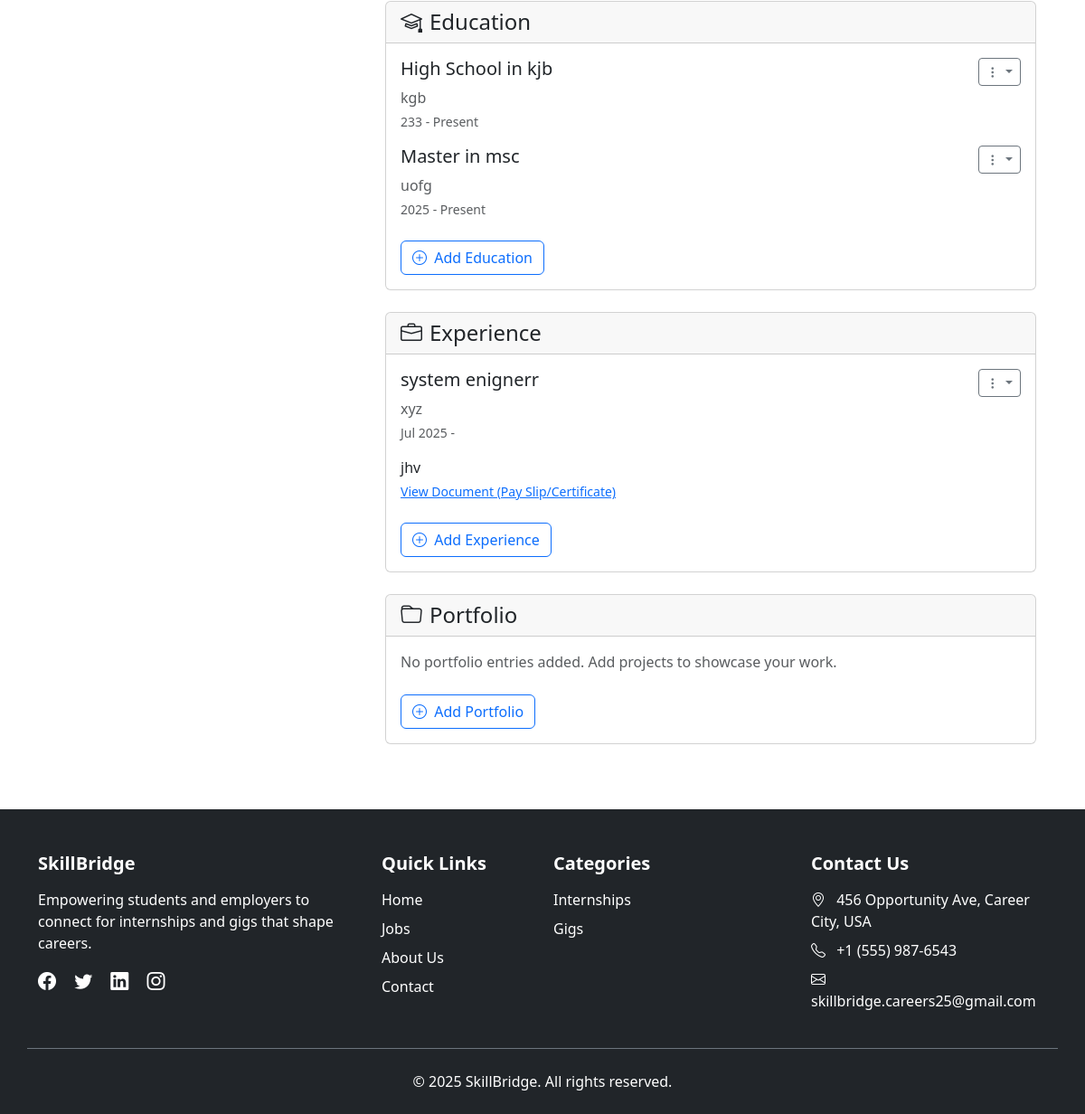
The page /accounts/profile/student/ (signed in, lower part) on the database as committed earlier.
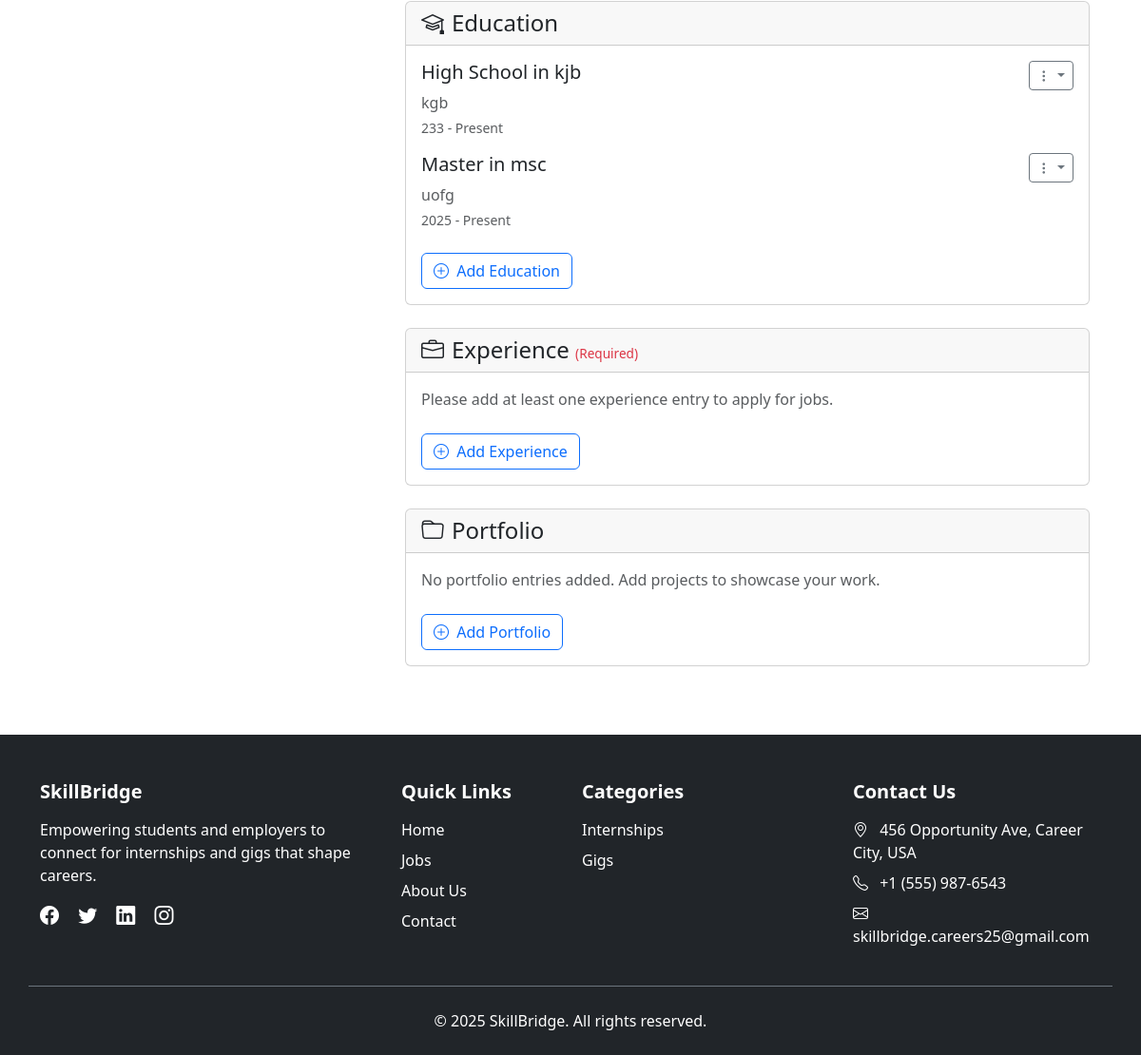
The same page on the database as committed later.
### accounts/models.py (models this page shows, shortened)
class Education(models.Model):
    student = models.ForeignKey(StudentProfile, on_delete=models.CASCADE, related_name='educations')
    institution = models.CharField(max_length=200)
    degree = models.CharField(max_length=100, choices=[
        ('HS', 'High School'), ('BA', 'Bachelor'), ('MA', 'Master'), ('PHD', 'PhD'), ('OTHER', 'Other')
    ])
    field_of_study = models.CharField(max_length=100)
    start_year = models.PositiveIntegerField()
    end_year = models.PositiveIntegerField(blank=True, null=True)
    currently_studying = models.BooleanField(default=False)

class Experience(models.Model):
    student = models.ForeignKey(StudentProfile, on_delete=models.CASCADE, related_name='experiences')
    title = models.CharField(max_length=100)
    company = models.CharField(max_length=200)
    start_date = models.DateField()
    end_date = models.DateField(blank=True, null=True)
    currently_working = models.BooleanField(default=False)
    description = models.TextField(blank=True)
    document = models.FileField(upload_to='experience_docs/', blank=True, null=True)

### accounts/views.py (the view)
# urls.py: path('profile/student/', views.student_profile, name='student_profile'),
@csrf_protect
@login_required
@never_cache
def student_profile(request):
    profile = get_object_or_404(StudentProfile, user=request.user)
    all_skills = Skill.objects.all()
    if request.method == 'POST':
        form_type = request.POST.get('form_type')
        user_form = UserUpdateForm(instance=request.user)
        profile_form = StudentProfileForm(instance=profile)
        education_formset = EducationFormSet(instance=profile)
        experience_formset = ExperienceFormSet(instance=profile)
        portfolio_formset = PortfolioFormSet(instance=profile)
        if form_type == 'profile':
            user_form = UserUpdateForm(request.POST, instance=request.user)
            profile_form = StudentProfileForm(request.POST, request.FILES, instance=profile)
            if user_form.is_valid() and profile_form.is_valid():
                user_form.save()
                profile_form.save()
                messages.success(request, 'Profile updated successfully.')
                return redirect('accounts:student_profile')
            else:
                messages.error(request, 'Please correct the errors in your profile.')
        elif form_type == 'education':
            education_formset = EducationFormSet(request.POST, instance=profile)
            if education_formset.is_valid():
                education_formset.save()
                messages.success(request, 'Education updated successfully.')
                return redirect('accounts:student_profile')
            else:
                messages.error(request, 'Please correct the education errors.')
        elif form_type == 'experience':
            experience_formset = ExperienceFormSet(request.POST, request.FILES, instance=profile)
            if experience_formset.is_valid():
                experience_formset.save()
                messages.success(request, 'Experience updated successfully.')
                return redirect('accounts:student_profile')
            else:
                messages.error(request, 'Please correct the experience errors.')
        elif form_type == 'portfolio':
            portfolio_formset = PortfolioFormSet(request.POST, request.FILES, instance=profile)
            if portfolio_formset.is_valid():
                portfolio_formset.save()
                messages.success(request, 'Portfolio updated successfully.')
                return redirect('accounts:student_profile')
            else:
                messages.error(request, 'Please correct the portfolio errors.')
    else:
        user_form = UserUpdateForm(instance=request.user)
        profile_form = StudentProfileForm(instance=profile)
        education_formset = EducationFormSet(instance=profile)
        experience_formset = ExperienceFormSet(instance=profile)
        portfolio_formset = PortfolioFormSet(instance=profile)
    context = {
        'student': profile,
        'user_form': user_form,
        'profile_form': profile_form,
        'education_formset': education_formset,
        'experience_formset': experience_formset,
        'portfolio_formset': portfolio_formset,
        'all_skills': all_skills,
        'educations': profile.educations.all(),
        'experiences': profile.experiences.all(),
        'portfolio_items': profile.portfolio_items.all(),
    }
    return render(request, 'accounts/student_profile.html', context)

### accounts/models.py (called while the page is built)
    @property
    def profile_picture_url(self):
        if self.profile_picture and hasattr(self.profile_picture, 'url'):
            return self.profile_picture.url
        return '/static/images/default-profile.jpg'

### jobs/context_processors.py (called while the page is built)
def user_ui_settings(request):
    ctx = {'dark_mode': False}
    if request.user.is_authenticated and hasattr(request.user, 'studentprofile'):
        settings_obj = getattr(request.user.studentprofile, 'settings', None)
        if settings_obj:
            ctx['dark_mode'] = bool(settings_obj.dark_mode)
    return ctx

### accounts/templates/accounts/student_profile.html (shortened to what the changed rows need)
{% extends "base.html" %}
{% load static crispy_forms_tags %}
{% block content %}
<div class="container my-5">
    <div class="row">
        <div class="col-lg-8">
            <div class="card mb-4" id="education-section">
                <div class="card-body">
                    {% if educations %}
                        <div class="education-list">
                            {% for edu in educations %}
                            <div class="education-item mb-3">
                                <div class="d-flex justify-content-between">
                                    <h5>{{ edu.get_degree_display }} in {{ edu.field_of_study }}</h5>
                                    <div class="dropdown">
                                        <button class="btn btn-sm btn-outline-secondary dropdown-toggle"
                                                type="button" data-bs-toggle="dropdown">
                                            <i class="bi bi-three-dots-vertical"></i>
                                        </button>
                                    </div>
                                </div>
                                <p class="text-muted mb-1">{{ edu.institution }}</p>
                                <p class="small text-muted">
                                    {{ edu.start_year }} -
                                    {% if edu.currently_studying %}Present{% else %}{{ edu.end_year }}{% endif %}
                                </p>
                            </div>
                            {% endfor %}
                        </div>
                    {% else %}
                        <p class="text-muted">Please add at least one education entry to apply for jobs.</p>
                    {% endif %}
                </div>
            </div>
            <div class="card mb-4" id="experience-section" data-bs-toggle="tooltip" title="Add even the smallest task you have done">
                <div class="card-header">
                    <h4 class="mb-0"><i class="bi bi-briefcase me-2"></i>Experience {% if not experiences %}<span class="text-danger">(Required)</span>{% endif %}</h4>
                </div>
                <div class="card-body">
                    {% if experiences %}
                        <div class="experience-list">
                            {% for exp in experiences %}
                            <div class="experience-item mb-3">
                                <div class="d-flex justify-content-between">
                                    <h5>{{ exp.title }}</h5>
                                    <div class="dropdown">
                                        <button class="btn btn-sm btn-outline-secondary dropdown-toggle"
                                                type="button" data-bs-toggle="dropdown">
                                            <i class="bi bi-three-dots-vertical"></i>
                                        </button>
                                    </div>
                                </div>
                                <p class="text-muted mb-1">{{ exp.company }}</p>
                                <p class="small text-muted">
                                    {{ exp.start_date|date:"M Y" }} -
                                </p>
                                {% if exp.description %}
                                <p class="mb-1">{{ exp.description }}</p>
                                {% endif %}
                                {% if exp.document %}
                                <p class="small"><a href="{{ exp.document.url }}" target="_blank">View Document (Pay Slip/Certificate)</a></p>
                                {% endif %}
                            </div>
                            {% endfor %}
                        </div>
                    {% else %}
                        <p class="text-muted">Please add at least one experience entry to apply for jobs.</p>
                    {% endif %}
                    <button class="btn btn-outline-primary mt-2" data-bs-toggle="modal" data-bs-target="#addExperienceModal">
                        <i class="bi bi-plus-circle me-1"></i> Add Experience
                    </button>
                </div>
            </div>
        </div>
    </div>
</div>
{% endblock %}

Rows that differ between the two databases and show on the page:
removed Experience: title "system enignerr", company "xyz", start_date "Jul 2025", description "jhv"
Other text that changed with them:
text now shown: "(Required) Please add at least one experience entry to apply for jobs."
